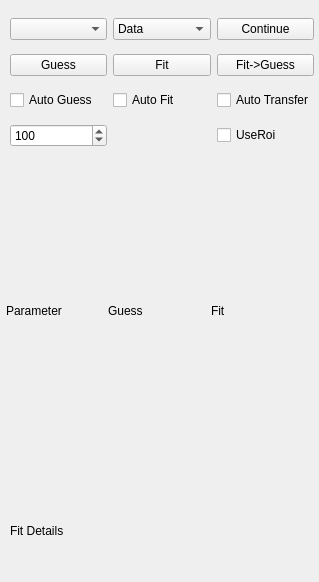
<?xml version="1.0" encoding="UTF-8"?>
<ui version="4.0">
 <class>Fitter</class>
 <widget class="QWidget" name="Fitter">
  <property name="geometry">
   <rect>
    <x>0</x>
    <y>0</y>
    <width>319</width>
    <height>582</height>
   </rect>
  </property>
  <property name="windowTitle">
   <string>Form</string>
  </property>
  <widget class="QWidget" name="gridLayoutWidget">
   <property name="geometry">
    <rect>
     <x>10</x>
     <y>10</y>
     <width>304</width>
     <height>147</height>
    </rect>
   </property>
   <layout class="QGridLayout" name="gridLayout">
    <item row="2" column="0">
     <widget class="QCheckBox" name="autoGuessCheck">
      <property name="toolTip">
       <string>Check this if you want to automatically guess initial parameters whenever the image changes</string>
      </property>
      <property name="text">
       <string>Auto Guess</string>
      </property>
     </widget>
    </item>
    <item row="2" column="2">
     <widget class="QCheckBox" name="autoTransferCheck">
      <property name="toolTip">
       <string>Automatically transfer fit parameters to guess parameters when changing images.</string>
      </property>
      <property name="text">
       <string>Auto Transfer</string>
      </property>
     </widget>
    </item>
    <item row="0" column="1">
     <widget class="QComboBox" name="imageTypeCombo">
      <property name="toolTip">
       <string>Select the type of data to display on the Image viewer and the graphs</string>
      </property>
      <item>
       <property name="text">
        <string>Data</string>
       </property>
      </item>
      <item>
       <property name="text">
        <string>Fit</string>
       </property>
      </item>
      <item>
       <property name="text">
        <string>Guess</string>
       </property>
      </item>
      <item>
       <property name="text">
        <string>Data-Fit</string>
       </property>
      </item>
      <item>
       <property name="text">
        <string>Guess-Fit</string>
       </property>
      </item>
     </widget>
    </item>
    <item row="1" column="2">
     <widget class="QPushButton" name="fitToGuessButton">
      <property name="toolTip">
       <string>Copy the fitted paramters back to the guess parameters. Useful when using fitted parameters of one image as the guess parameters for another</string>
      </property>
      <property name="text">
       <string>Fit-&gt;Guess</string>
      </property>
     </widget>
    </item>
    <item row="1" column="0">
     <widget class="QPushButton" name="guessButton">
      <property name="toolTip">
       <string>Turn on some smarts and guess the initial parameters given to the least squares fit function</string>
      </property>
      <property name="text">
       <string>Guess</string>
      </property>
     </widget>
    </item>
    <item row="2" column="1">
     <widget class="QCheckBox" name="autoFitCheck">
      <property name="toolTip">
       <string>Check this if you want to automatically fit whenever the image changes</string>
      </property>
      <property name="text">
       <string>Auto Fit</string>
      </property>
     </widget>
    </item>
    <item row="0" column="0">
     <widget class="QComboBox" name="fitTypeCombo">
      <property name="toolTip">
       <string>Select fitting function</string>
      </property>
     </widget>
    </item>
    <item row="0" column="2">
     <widget class="QPushButton" name="continueButton">
      <property name="toolTip">
       <string>Continue the fitting subroutine</string>
      </property>
      <property name="text">
       <string>Continue</string>
      </property>
     </widget>
    </item>
    <item row="1" column="1">
     <widget class="QPushButton" name="fitButton">
      <property name="toolTip">
       <string>Run least squares fitting.</string>
      </property>
      <property name="text">
       <string>Fit</string>
      </property>
     </widget>
    </item>
    <item row="3" column="0">
     <widget class="QSpinBox" name="nIterationsBox">
      <property name="toolTip">
       <string>Nuber of iterations for least squares fitting</string>
      </property>
      <property name="maximum">
       <number>1000</number>
      </property>
      <property name="value">
       <number>100</number>
      </property>
     </widget>
    </item>
    <item row="3" column="2">
     <widget class="QCheckBox" name="useROICheck">
      <property name="toolTip">
       <string>Use only the Integrated ROI for fitting</string>
      </property>
      <property name="text">
       <string>UseRoi</string>
      </property>
     </widget>
    </item>
   </layout>
  </widget>
  <widget class="QLabel" name="fitDetailsLabel">
   <property name="geometry">
    <rect>
     <x>10</x>
     <y>490</y>
     <width>301</width>
     <height>81</height>
    </rect>
   </property>
   <property name="text">
    <string>Fit Details</string>
   </property>
  </widget>
  <widget class="QWidget" name="gridLayoutWidget_2">
   <property name="geometry">
    <rect>
     <x>6</x>
     <y>170</y>
     <width>301</width>
     <height>281</height>
    </rect>
   </property>
   <layout class="QGridLayout" name="parmGrid">
    <item row="0" column="0">
     <widget class="QLabel" name="label">
      <property name="text">
       <string>Parameter</string>
      </property>
     </widget>
    </item>
    <item row="0" column="1">
     <widget class="QLabel" name="label_2">
      <property name="text">
       <string>Guess</string>
      </property>
     </widget>
    </item>
    <item row="0" column="2">
     <widget class="QLabel" name="label_3">
      <property name="text">
       <string>Fit</string>
      </property>
     </widget>
    </item>
   </layout>
  </widget>
 </widget>
 <resources/>
 <connections>
  <connection>
   <sender>guessButton</sender>
   <signal>clicked()</signal>
   <receiver>Fitter</receiver>
   <slot>handleGuessClicked()</slot>
   <hints>
    <hint type="sourcelabel">
     <x>28</x>
     <y>63</y>
    </hint>
    <hint type="destinationlabel">
     <x>3</x>
     <y>71</y>
    </hint>
   </hints>
  </connection>
  <connection>
   <sender>fitButton</sender>
   <signal>clicked()</signal>
   <receiver>Fitter</receiver>
   <slot>handleFitClicked()</slot>
   <hints>
    <hint type="sourcelabel">
     <x>164</x>
     <y>67</y>
    </hint>
    <hint type="destinationlabel">
     <x>-1</x>
     <y>115</y>
    </hint>
   </hints>
  </connection>
  <connection>
   <sender>fitToGuessButton</sender>
   <signal>clicked()</signal>
   <receiver>Fitter</receiver>
   <slot>handleFitToGuessClicked()</slot>
   <hints>
    <hint type="sourcelabel">
     <x>245</x>
     <y>71</y>
    </hint>
    <hint type="destinationlabel">
     <x>0</x>
     <y>161</y>
    </hint>
   </hints>
  </connection>
  <connection>
   <sender>continueButton</sender>
   <signal>clicked()</signal>
   <receiver>Fitter</receiver>
   <slot>handleContinueClicked()</slot>
   <hints>
    <hint type="sourcelabel">
     <x>268</x>
     <y>38</y>
    </hint>
    <hint type="destinationlabel">
     <x>0</x>
     <y>193</y>
    </hint>
   </hints>
  </connection>
  <connection>
   <sender>fitTypeCombo</sender>
   <signal>currentIndexChanged(int)</signal>
   <receiver>Fitter</receiver>
   <slot>handleFitTypeChanged()</slot>
   <hints>
    <hint type="sourcelabel">
     <x>78</x>
     <y>34</y>
    </hint>
    <hint type="destinationlabel">
     <x>-2</x>
     <y>26</y>
    </hint>
   </hints>
  </connection>
  <connection>
   <sender>imageTypeCombo</sender>
   <signal>currentIndexChanged(int)</signal>
   <receiver>Fitter</receiver>
   <slot>handleImageTypeChanged()</slot>
   <hints>
    <hint type="sourcelabel">
     <x>187</x>
     <y>23</y>
    </hint>
    <hint type="destinationlabel">
     <x>300</x>
     <y>177</y>
    </hint>
   </hints>
  </connection>
 </connections>
 <slots>
  <slot>handleGuessClicked()</slot>
  <slot>handleFitClicked()</slot>
  <slot>handleContinueClicked()</slot>
  <slot>handleFitToGuessClicked()</slot>
  <slot>handleFitTypeChanged()</slot>
  <slot>handleImageTypeChanged()</slot>
 </slots>
</ui>
